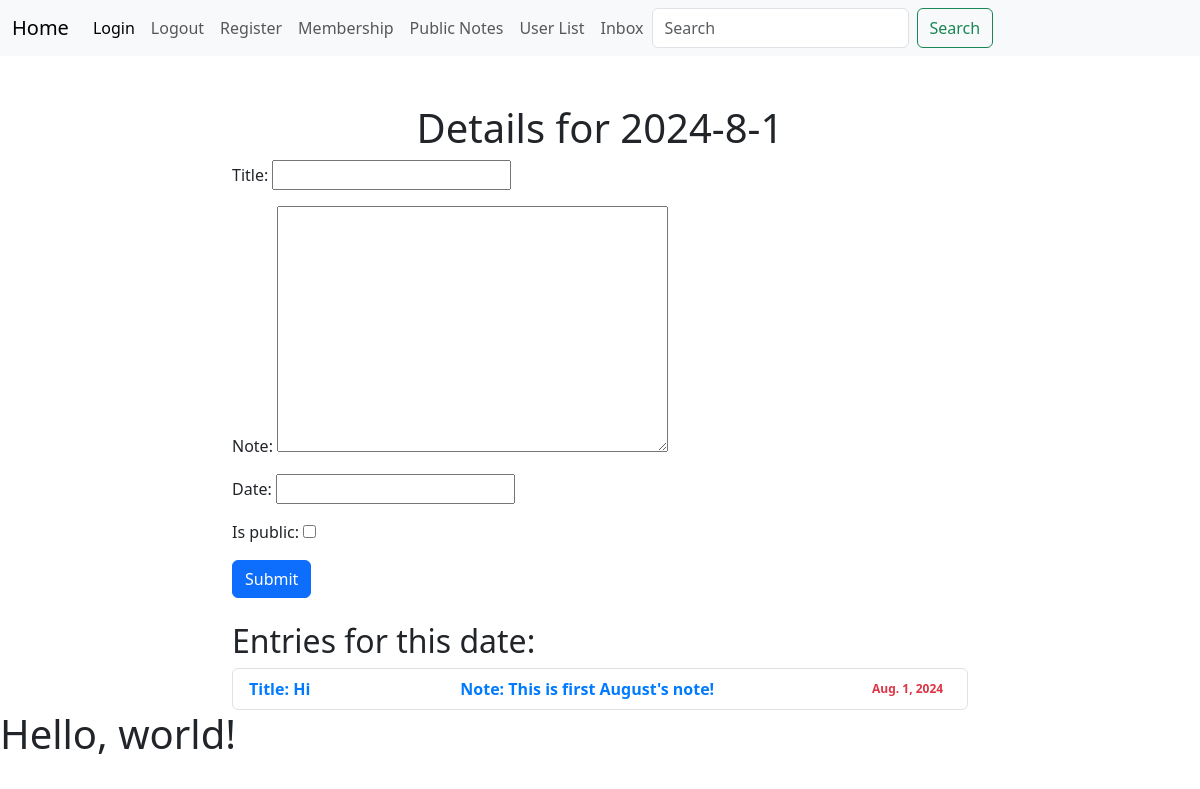
/accountability_app/day_details/2024/8/1/ (signed in), run on the app's committed database.
### accountability_app/models.py (models this page shows, shortened)
class DayModel(models.Model):
      user = models.ForeignKey(User, on_delete = models.CASCADE,default=1)
      title = models.CharField(max_length=100)
      note = models.TextField()
      date = models.DateField(null=True)
      is_public = models.BooleanField(default=False)

### accountability_app/views.py (the view)
# urls.py: path("day_details/<int:year>/<int:month>/<int:day>/", views.day_details, name="day_details"),
def day_details(request, year, month, day):
    date = f"{year}-{month}-{day}"
    selected_date = datetime(year=int(year), month=int(month), day=int(day)).date()
    day_objects = DayModel.objects.filter(user = request.user,date=selected_date)
    if request.method == 'POST':
            form = DayForm(request.POST)
            if form.is_valid():
                day_model_instance = form.save(commit=False)
                day_model_instance.user = request.user  # Associate the current user
                day_model_instance.save()
            return redirect(reverse('accountability_app:home'))
    else:
        form = DayForm()
    context = {
        "form": form,
        "day_objects": day_objects,  # Add the filtered objects to the context
        "selected_date": date,  # Optional: pass the selected date to the template
    }
    return render(request, 'accountability_app/day_details.html', context)

### accountability_app/forms.py
class DayForm(forms.ModelForm):
    class Meta:
        model = DayModel
        fields = ('title','note','date','is_public')

### accountability_app/templates/accountability_app/day_details.html (shortened to what this page needs)
{% extends 'accountability_app/base.html' %}
{% block content %}
<div class="container mt-5">
    <h1 class="text-center">Details for {{ selected_date }}</h1>
    <div class="row justify-content-center">
        <div class="col-md-8">
            <form method="POST" class="mb-4">
                <div class="form-group">
                    {{ form.as_p| safe }}
                </div>
                <button type="submit" class="btn btn-primary btn-block">Submit</button>
            </form>
            <h2>Entries for this date:</h2>
            <ul id="entry-list" class="list-group">
            {% if day_objects %}
                {% for day in day_objects %}
                    <li class="list-group-item d-flex justify-content-between align-items-center" data-id="{{ day.id }}">
                        <span class="note">Title: <span class="entry-title"> {{ day.title }}</a></span></span>
                        <span class="note">Note: <span class="entry-note">{{ day.note }}</span></span>
                        <span class="badge badge-secondary text-danger">{{ day.date }}</span>
                {% endfor %}
            {% else %}
                <li class="list-group-item">No entries for this date.</li>
            {% endif %}
            </ul>
        </div>
    </div>
</div>
{% endblock %}

### accountability_app/templates/accountability_app/day_details.html (style rules this page uses)
.note { color: #007bff; font-weight: bold; }

### data on the page
DayModel: title "Hi", note "This is first August's note!", date "Aug. 1, 2024"

### other printed values
{{ selected_date }} "2024-8-1"
